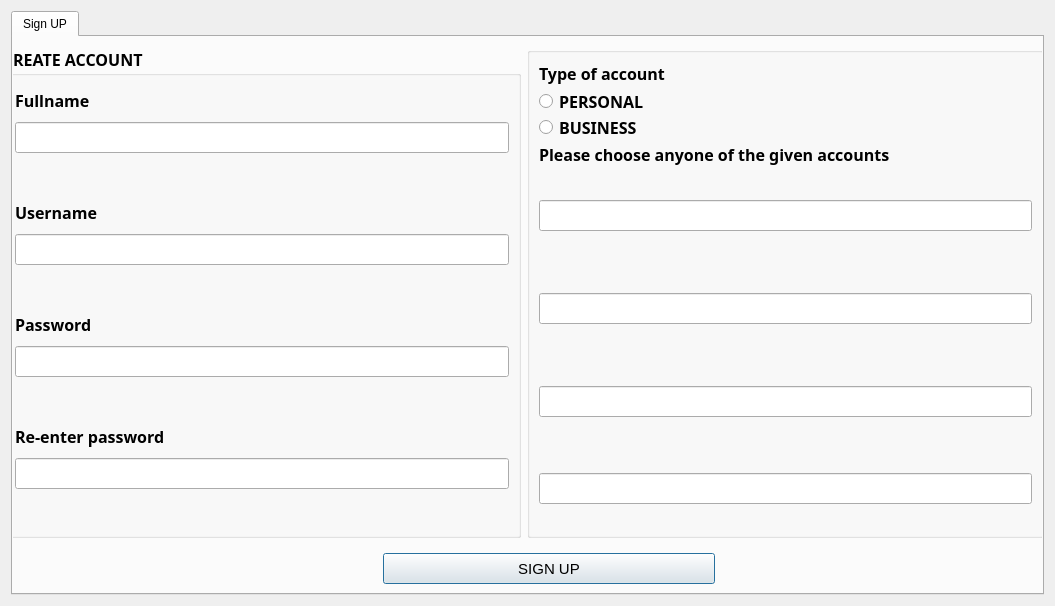
<?xml version="1.0" encoding="UTF-8"?>
<ui version="4.0">
 <class>signup</class>
 <widget class="QDialog" name="signup">
  <property name="geometry">
   <rect>
    <x>0</x>
    <y>0</y>
    <width>1055</width>
    <height>606</height>
   </rect>
  </property>
  <property name="windowTitle">
   <string>BazzarOne</string>
  </property>
  <layout class="QVBoxLayout" name="verticalLayout_4">
   <item>
    <widget class="QTabWidget" name="tabWidget">
     <property name="styleSheet">
      <string notr="true">background-image: url(:/new/prefix1/Background/window.jpeg);</string>
     </property>
     <property name="currentIndex">
      <number>0</number>
     </property>
     <widget class="QWidget" name="tab_Sign_up">
      <attribute name="icon">
       <iconset>
        <normaloff>Background/signup.png</normaloff>Background/signup.png</iconset>
      </attribute>
      <attribute name="title">
       <string>Sign UP</string>
      </attribute>
      <widget class="QPushButton" name="pushButton">
       <property name="geometry">
        <rect>
         <x>370</x>
         <y>516</y>
         <width>332</width>
         <height>31</height>
        </rect>
       </property>
       <property name="font">
        <font>
         <pointsize>11</pointsize>
        </font>
       </property>
       <property name="styleSheet">
        <string notr="true">background-image: url(:/new/prefix1/Background/warning.jpeg);</string>
       </property>
       <property name="text">
        <string>SIGN UP</string>
       </property>
      </widget>
      <widget class="QWidget" name="layoutWidget">
       <property name="geometry">
        <rect>
         <x>-10</x>
         <y>10</y>
         <width>1041</width>
         <height>491</height>
        </rect>
       </property>
       <layout class="QHBoxLayout" name="horizontalLayout">
        <item>
         <widget class="QGroupBox" name="groupBox">
          <property name="font">
           <font>
            <family>Ebrima</family>
            <pointsize>12</pointsize>
            <weight>75</weight>
            <bold>true</bold>
           </font>
          </property>
          <property name="title">
           <string>CREATE ACCOUNT</string>
          </property>
          <layout class="QVBoxLayout" name="verticalLayout_2">
           <item>
            <widget class="QLabel" name="label_fullname">
             <property name="text">
              <string>Fullname</string>
             </property>
            </widget>
           </item>
           <item>
            <widget class="QLineEdit" name="lineEdit_fullname">
             <property name="font">
              <font>
               <family>Ebrima</family>
               <pointsize>12</pointsize>
               <weight>50</weight>
               <bold>false</bold>
              </font>
             </property>
             <property name="styleSheet">
              <string notr="true">background-image: url(:/new/prefix1/Background/white.jpg);</string>
             </property>
            </widget>
           </item>
           <item>
            <widget class="QLabel" name="label_fullnameerror">
             <property name="font">
              <font>
               <family>Ebrima</family>
               <pointsize>8</pointsize>
               <weight>50</weight>
               <bold>false</bold>
              </font>
             </property>
             <property name="text">
              <string/>
             </property>
            </widget>
           </item>
           <item>
            <widget class="QLabel" name="label_username">
             <property name="text">
              <string>Username</string>
             </property>
            </widget>
           </item>
           <item>
            <widget class="QLineEdit" name="lineEdit_username">
             <property name="font">
              <font>
               <family>Ebrima</family>
               <pointsize>12</pointsize>
               <weight>50</weight>
               <bold>false</bold>
              </font>
             </property>
             <property name="styleSheet">
              <string notr="true">background-image: url(:/new/prefix1/Background/white.jpg);</string>
             </property>
            </widget>
           </item>
           <item>
            <widget class="QLabel" name="label_usernameerror">
             <property name="font">
              <font>
               <family>Ebrima</family>
               <pointsize>8</pointsize>
               <weight>50</weight>
               <bold>false</bold>
              </font>
             </property>
             <property name="text">
              <string/>
             </property>
            </widget>
           </item>
           <item>
            <widget class="QLabel" name="label_password">
             <property name="text">
              <string>Password</string>
             </property>
            </widget>
           </item>
           <item>
            <widget class="QLineEdit" name="lineEdit_password">
             <property name="font">
              <font>
               <family>Ebrima</family>
               <pointsize>12</pointsize>
               <weight>50</weight>
               <bold>false</bold>
              </font>
             </property>
             <property name="styleSheet">
              <string notr="true">background-image: url(:/new/prefix1/Background/white.jpg);</string>
             </property>
             <property name="echoMode">
              <enum>QLineEdit::Password</enum>
             </property>
            </widget>
           </item>
           <item>
            <widget class="QLabel" name="label_passerror">
             <property name="font">
              <font>
               <family>Ebrima</family>
               <pointsize>8</pointsize>
               <weight>50</weight>
               <bold>false</bold>
              </font>
             </property>
             <property name="text">
              <string/>
             </property>
            </widget>
           </item>
           <item>
            <widget class="QLabel" name="label_reenterPass">
             <property name="text">
              <string>Re-enter password</string>
             </property>
            </widget>
           </item>
           <item>
            <widget class="QLineEdit" name="lineEdit_reenterPass">
             <property name="font">
              <font>
               <family>Ebrima</family>
               <pointsize>12</pointsize>
               <weight>50</weight>
               <bold>false</bold>
              </font>
             </property>
             <property name="styleSheet">
              <string notr="true">background-image: url(:/new/prefix1/Background/white.jpg);</string>
             </property>
             <property name="echoMode">
              <enum>QLineEdit::Password</enum>
             </property>
            </widget>
           </item>
           <item>
            <widget class="QLabel" name="label_reentererror">
             <property name="font">
              <font>
               <family>Ebrima</family>
               <pointsize>8</pointsize>
               <weight>50</weight>
               <bold>false</bold>
              </font>
             </property>
             <property name="text">
              <string/>
             </property>
            </widget>
           </item>
          </layout>
         </widget>
        </item>
        <item>
         <widget class="QGroupBox" name="groupBox_2">
          <property name="title">
           <string/>
          </property>
          <layout class="QVBoxLayout" name="verticalLayout_3">
           <item>
            <widget class="QLabel" name="label_type">
             <property name="font">
              <font>
               <family>Ebrima</family>
               <pointsize>12</pointsize>
               <weight>75</weight>
               <bold>true</bold>
              </font>
             </property>
             <property name="text">
              <string>Type of account</string>
             </property>
            </widget>
           </item>
           <item>
            <layout class="QVBoxLayout" name="verticalLayout">
             <item>
              <widget class="QRadioButton" name="radioButton_personal">
               <property name="font">
                <font>
                 <family>Ebrima</family>
                 <pointsize>12</pointsize>
                 <weight>75</weight>
                 <bold>true</bold>
                </font>
               </property>
               <property name="text">
                <string>PERSONAL</string>
               </property>
              </widget>
             </item>
             <item>
              <widget class="QRadioButton" name="radioButton_business">
               <property name="font">
                <font>
                 <family>Ebrima</family>
                 <pointsize>12</pointsize>
                 <weight>75</weight>
                 <bold>true</bold>
                </font>
               </property>
               <property name="text">
                <string>BUSINESS</string>
               </property>
              </widget>
             </item>
            </layout>
           </item>
           <item>
            <widget class="QLabel" name="label_Business">
             <property name="font">
              <font>
               <family>Ebrima</family>
               <pointsize>12</pointsize>
               <weight>75</weight>
               <bold>true</bold>
              </font>
             </property>
             <property name="text">
              <string>Please choose anyone of the given accounts</string>
             </property>
            </widget>
           </item>
           <item>
            <widget class="QLabel" name="label_Paddress1_Bcomapanyname">
             <property name="font">
              <font>
               <family>Ebrima</family>
               <pointsize>12</pointsize>
               <weight>75</weight>
               <bold>true</bold>
              </font>
             </property>
             <property name="cursor">
              <cursorShape>OpenHandCursor</cursorShape>
             </property>
             <property name="text">
              <string/>
             </property>
            </widget>
           </item>
           <item>
            <widget class="QLineEdit" name="lineEdit_Paddress1_Bcomapanyname">
             <property name="font">
              <font>
               <family>Ebrima</family>
               <pointsize>12</pointsize>
               <weight>75</weight>
               <bold>true</bold>
              </font>
             </property>
             <property name="styleSheet">
              <string notr="true">background-image: url(:/new/prefix1/Background/white.jpg);</string>
             </property>
            </widget>
           </item>
           <item>
            <widget class="QLabel" name="label_email_3">
             <property name="font">
              <font>
               <family>Ebrima</family>
               <pointsize>12</pointsize>
               <weight>75</weight>
               <bold>true</bold>
              </font>
             </property>
             <property name="cursor">
              <cursorShape>OpenHandCursor</cursorShape>
             </property>
             <property name="text">
              <string/>
             </property>
            </widget>
           </item>
           <item>
            <widget class="QLabel" name="label_Paddress2_Bwarehouseaddress">
             <property name="font">
              <font>
               <family>Ebrima</family>
               <pointsize>12</pointsize>
               <weight>75</weight>
               <bold>true</bold>
              </font>
             </property>
             <property name="cursor">
              <cursorShape>OpenHandCursor</cursorShape>
             </property>
             <property name="text">
              <string/>
             </property>
            </widget>
           </item>
           <item>
            <widget class="QLineEdit" name="lineEdit_Paddress2_Bwarehouseaddress">
             <property name="font">
              <font>
               <family>Ebrima</family>
               <pointsize>12</pointsize>
               <weight>75</weight>
               <bold>true</bold>
              </font>
             </property>
             <property name="styleSheet">
              <string notr="true">background-image: url(:/new/prefix1/Background/white.jpg);</string>
             </property>
            </widget>
           </item>
           <item>
            <widget class="QLabel" name="label_email_2">
             <property name="font">
              <font>
               <family>Ebrima</family>
               <pointsize>12</pointsize>
               <weight>75</weight>
               <bold>true</bold>
              </font>
             </property>
             <property name="cursor">
              <cursorShape>OpenHandCursor</cursorShape>
             </property>
             <property name="text">
              <string/>
             </property>
            </widget>
           </item>
           <item>
            <widget class="QLabel" name="label_email">
             <property name="font">
              <font>
               <family>Ebrima</family>
               <pointsize>12</pointsize>
               <weight>75</weight>
               <bold>true</bold>
              </font>
             </property>
             <property name="cursor">
              <cursorShape>OpenHandCursor</cursorShape>
             </property>
             <property name="text">
              <string/>
             </property>
            </widget>
           </item>
           <item>
            <widget class="QLineEdit" name="lineEdit_email">
             <property name="font">
              <font>
               <family>Ebrima</family>
               <pointsize>12</pointsize>
               <weight>75</weight>
               <bold>true</bold>
              </font>
             </property>
             <property name="styleSheet">
              <string notr="true">background-image: url(:/new/prefix1/Background/white.jpg);</string>
             </property>
            </widget>
           </item>
           <item>
            <widget class="QLabel" name="label_emailerror">
             <property name="font">
              <font>
               <family>Ebrima</family>
              </font>
             </property>
             <property name="text">
              <string/>
             </property>
            </widget>
           </item>
           <item>
            <widget class="QLabel" name="label_phone">
             <property name="font">
              <font>
               <family>Ebrima</family>
               <pointsize>12</pointsize>
               <weight>75</weight>
               <bold>true</bold>
              </font>
             </property>
             <property name="cursor">
              <cursorShape>OpenHandCursor</cursorShape>
             </property>
             <property name="text">
              <string/>
             </property>
            </widget>
           </item>
           <item>
            <widget class="QLineEdit" name="lineEdit_phone">
             <property name="font">
              <font>
               <family>Ebrima</family>
               <pointsize>12</pointsize>
               <weight>75</weight>
               <bold>true</bold>
              </font>
             </property>
             <property name="styleSheet">
              <string notr="true">background-image: url(:/new/prefix1/Background/white.jpg);</string>
             </property>
             <property name="text">
              <string/>
             </property>
            </widget>
           </item>
           <item>
            <widget class="QLabel" name="label_phoneerror">
             <property name="font">
              <font>
               <family>Ebrima</family>
              </font>
             </property>
             <property name="text">
              <string/>
             </property>
            </widget>
           </item>
          </layout>
         </widget>
        </item>
       </layout>
      </widget>
     </widget>
    </widget>
   </item>
  </layout>
 </widget>
 <resources/>
 <connections/>
</ui>
